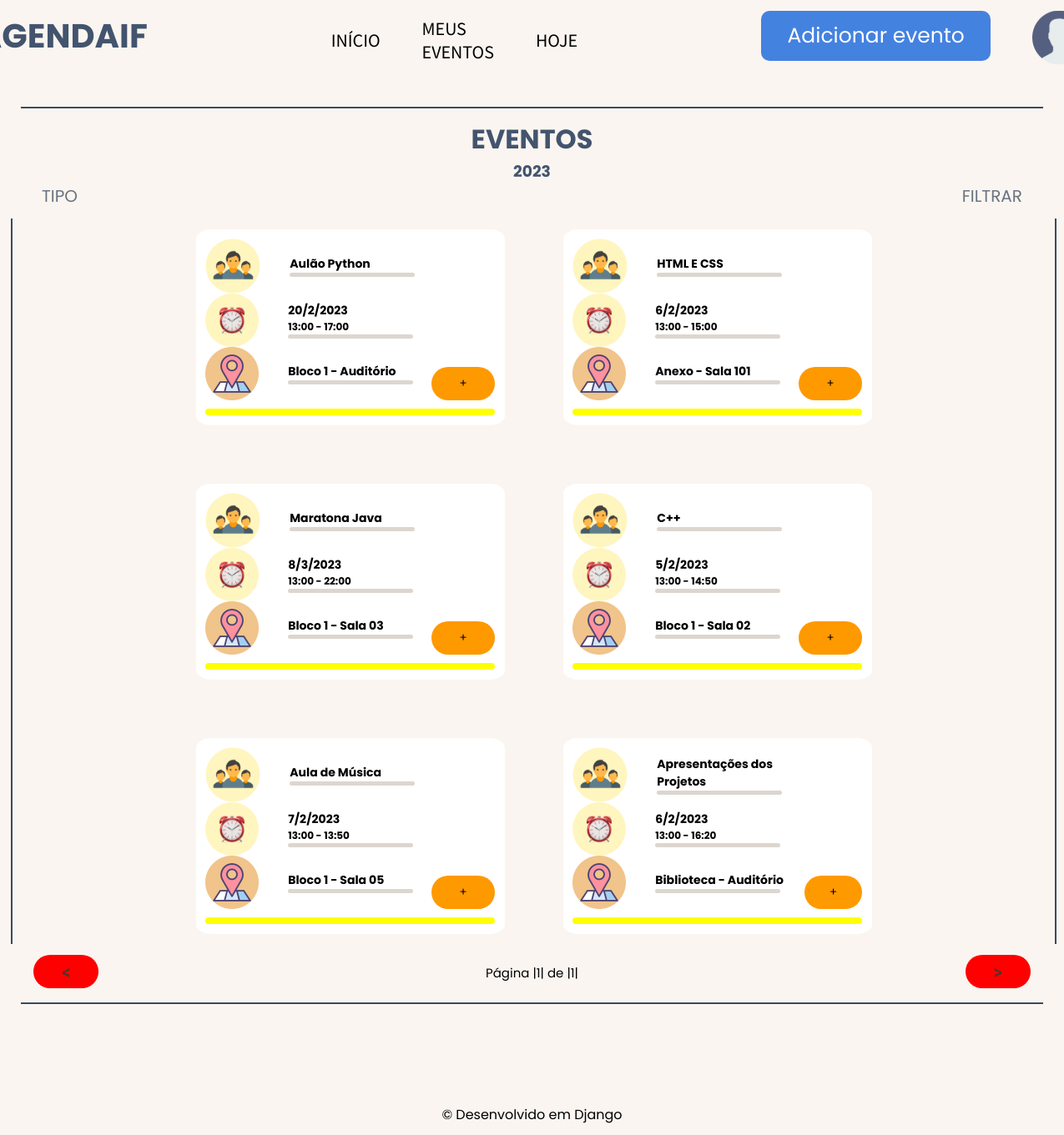
Page /eventos/yearEvents/ (signed in) on the committed database.
### events/models.py (models this page shows, shortened)
class Eventos(models.Model):
    name = models.CharField(max_length=80, verbose_name= 'Disciplina ou Tema:')
    registrationDate = models.DateField(default= date.today, verbose_name= 'Data')
    timeStart = models.TimeField( verbose_name= 'Hora inicial')
    timeEnd = models.TimeField(verbose_name= 'Hora final')
    meals = models.DecimalField(max_digits=3, decimal_places= 0, verbose_name= 'Refeições')
    tipo = models.CharField(max_length=12)
    local = models.ForeignKey(Salas, on_delete= models.DO_NOTHING, verbose_name= 'Local')
    user = models.ForeignKey(User, on_delete=models.DO_NOTHING)
    class Meta:
        verbose_name = 'Evento'

class Salas(models.Model):
    name = models.CharField(max_length=30)
    tam = models.DecimalField(max_digits=3, decimal_places=0)
    def __str__(self) -> str:
        return self.name
    class Meta:
        verbose_name = 'Sala'

### events/views.py (the view)
# urls.py: path('yearEvents/', views.yearEvents, name = 'yearEvents'),
def yearEvents(request):
    if request.session.get('user'):
        user = User.objects.get(id = request.session['user'])
        dateToday = date.today()
        events = Eventos.objects.all()
        eventsFilter = set()
        eventsFilterTwo = set()
        for filter in events:
            if filter.registrationDate.year == dateToday.year:
                eventsFilter.add(filter)
        for filter in eventsFilter:
            if filter.tipo == 'Evento':
                eventsFilterTwo.add(filter)
        eventsFilterTwo = list(eventsFilterTwo)
        paginator = Paginator(eventsFilterTwo, 8)
        page_num =  request.GET.get('page')
        page = paginator.get_page(page_num)
        return render(request, 'yearEvents.html',
                             {'Eventos': eventsFilterTwo, 'today': dateToday, 'user': user, 'page': page})
    else:
        return redirect('/usuario/login/?status=2')

### users/models.py (called while the page is built)
    def __str__(self) -> str:
        return self.name

### events/templates/yearEvents.html (shortened to what this page needs)
{% extends 'baseYear.html' %} {% load static %} {% block 'content' %}
<div class="header">
  <h1>EVENTOS</h1>
  <h3>{{today.year}}</h3>
  <div class="filters">
    <div class="dropdownFilterStart">
      <ul class="dropdown">
          <li>TIPO</li>
      </ul>
    </div>
    <div class="dropdownFilter">
      <ul class="dropdown">
          <li>FILTRAR</li>
      </ul>
    </div>
  </div>
</div>
<div class="word">
  <div class="line3"></div>
  <section>
    {% for evento in page.object_list %}
    <div class="block">
      <div class="block2">
        <div class="square">
          <aside>
            {% if evento.tipo == 'Evento' %}
              <img src="{% static 'img/events.svg' %}" />
            {% endif %}
            <div class="info">
              <h1>{{evento.name}}</h1>
              <div class="line2"></div>
            </div>
          </aside>
          <aside>
            <img src="{% static 'img/time.svg' %}" />
            <div class="info">
              <h1>
                {{evento.registrationDate.day}}/{{evento.registrationDate.month}}/{{evento.registrationDate.year}}
              </h1>
              <h4>{{evento.timeStart}} - {{evento.timeEnd}}</h4>
              <div class="line2"></div>
            </div>
          </aside>
          <aside>
            <img src="{% static 'img/local.svg' %}" />
            <div class="info">
              <h1>{{evento.local}}</h1>
              <div class="line2"></div>
            </div>
          </aside>
        </div>
        <button class="openmodal" id="dialog{{evento.id}}">+</button>
      </div>
      {% if today != evento.registrationDate %}
      <aside>
        <div class="line2-1" style="background-color: yellow;"></div>
      </aside>
      {% endif %}
    </div>
    {% endfor %}
  </section>
  <div class="line3"></div>
  {% endblock %}

### static/css/base.css (style rules this page uses)
* { margin: 0; padding: 0; box-sizing: border-box; font-family: 'Poppins', sans-serif; }
.line2 { width: 150px; padding: 2.5px; border-radius: 12px; background-color: #DDD6CF; }
.line2-1 { width: 350px; padding: 4px; border-radius: 12px; margin-top: 5px; background-color: #15ff00; }
.line3 { height: 100%; padding: 1px; background-color: #384A65; }
body { display: flex; flex-direction: column; height: 100vh; background-color: #FAF5F0; }
main div.header h1 { display: flex; justify-content: center; color: #43546E; }
main div.header h3 { display: flex; justify-content: center; color: #43546E; }
main div.header div.filters { display: flex; align-items: center; justify-content: space-between; }
main div.header div.filters div.dropdownFilter { display: flex; padding: 0 50px; color: #687382; font-size: 20px; }
main div.header div.filters div.dropdownFilter ul.dropdown { display: flex; flex-direction: column; align-items: center; justify-content: center; position: relative; list-style: none; }
main div.header div.filters div.dropdownFilter ul li { cursor: pointer; }
main div.header div.filters div.dropdownFilterStart { display: flex; padding-left: 50px; color: #687382; font-size: 20px; }
main div.header div.filters div.dropdownFilterStart ul.dropdown { display: flex; flex-direction: column; align-items: center; justify-content: center; position: relative; list-style: none; }
main div.header div.filters div.dropdownFilterStart ul li { cursor: pointer; }
main div.word { display: flex; padding: 1% 1%; height: 90%; }
main section { flex: 1 0 auto; height: auto; width: 100%; display: flex; flex-wrap: wrap; justify-content: center; align-items: center; gap: 70px; padding: 1% 3%; }
main section div.block { display: flex; flex-direction: column; justify-content: center; width: 370px; height: 235px; gap: 2%; padding: 0 1%; background-color: white; border-radius: 5%; }
main section div.block aside { font-size: 12px; display: flex; gap: 35px; align-items: center; }
main section div.block aside div.info { display: flex; flex-direction: column; }
main section div.block div.block2 { display: flex; align-items:flex-end; justify-content: center; gap: 20px; }
main section div.block div.block2 button { display: flex; align-items: center; justify-content: center; background-color: #FF9900; border: none; border-radius: 20px; color: black; height: 40px; width: 80px; cursor: pointer; }

### rows in the picture
Eventos: name "Aulão Python", registrationDate.day "20", registrationDate.month "2", registrationDate.year "2023", timeStart "13:00", timeEnd "17:00", local "Bloco 1 - Auditório"
Eventos: name "HTML E CSS", registrationDate.day "6", registrationDate.month "2", registrationDate.year "2023", timeStart "13:00", timeEnd "15:00", local "Anexo - Sala 101"
Eventos: name "Maratona Java", registrationDate.day "8", registrationDate.month "3", registrationDate.year "2023", timeStart "13:00", timeEnd "22:00", local "Bloco 1 - Sala 03"
Eventos: name "C++", registrationDate.day "5", registrationDate.month "2", registrationDate.year "2023", timeStart "13:00", timeEnd "14:50", local "Bloco 1 - Sala 02"
Eventos: name "Aula de Música", registrationDate.day "7", registrationDate.month "2", registrationDate.year "2023", timeStart "13:00", timeEnd "13:50", local "Bloco 1 - Sala 05"
Eventos: name "Apresentações dos Projetos", registrationDate.day "6", registrationDate.month "2", registrationDate.year "2023", timeStart "13:00", timeEnd "16:20", local "Biblioteca - Auditório"

### other values in the picture
{{ page.number }} "1"
{{ page.paginator.num_pages }} "1"
